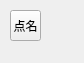
<?xml version="1.0" encoding="UTF-8"?>
<ui version="4.0">
 <class>Form</class>
 <widget class="QWidget" name="Form">
  <property name="geometry">
   <rect>
    <x>0</x>
    <y>0</y>
    <width>84</width>
    <height>63</height>
   </rect>
  </property>
  <property name="sizePolicy">
   <sizepolicy hsizetype="Fixed" vsizetype="Fixed">
    <horstretch>0</horstretch>
    <verstretch>0</verstretch>
   </sizepolicy>
  </property>
  <property name="windowTitle">
   <string>Form</string>
  </property>
  <widget class="QToolButton" name="toolButton">
   <property name="geometry">
    <rect>
     <x>10</x>
     <y>10</y>
     <width>31</width>
     <height>31</height>
    </rect>
   </property>
   <property name="text">
    <string>点名</string>
   </property>
   <property name="icon">
    <iconset>
     <normaloff>../icons/run.svg</normaloff>../icons/run.svg</iconset>
   </property>
  </widget>
 </widget>
 <resources/>
 <connections/>
</ui>
